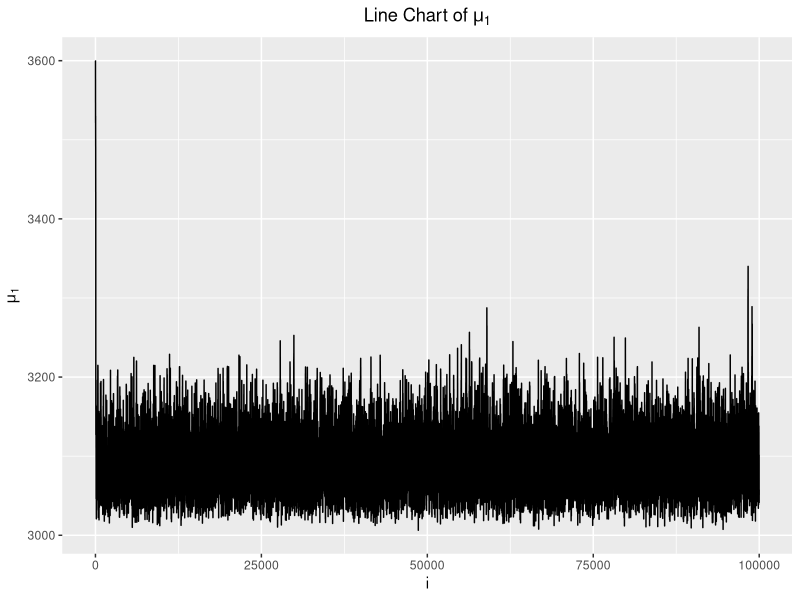

This chart was generated by the following R code: (Note: this script raises an error after producing the figure.)
library(ggplot2)
library(ggpubr)
library(patchwork)
setwd("~/Desktop/modules/Bayesian/cw")
#need to change path if run on your own computer
X <- read.csv('cw.csv')[,2]
##############Data Generation
N <- 100000
##############Posterior 1
res1 <- matrix(0,N,2)
res1[1,] <- c(3600, 250)
for (i in 2:N) {
  #I choose folded normal distribution as proposals for both parameters
  mustar <- abs(rnorm(1, res1[i-1,1],25))
  sigmastar <- abs(rnorm(1, res1[i-1,2],25))
  #loglikelihood
  ratiotop <- sum(dnorm(X, mustar, sigmastar, log = T))
  #prior
  ratiotop <- ratiotop + dbeta((mustar-3000)/600, 4.86, 3.44, log = T)+ dbeta((sigmastar-50)/200, 3, 3, log = T)
  #loglikeihood
  ratiobot <- sum(dnorm(X, res1[i-1,1], res1[i-1,2], log = T))
  #prior
  ratiobot <- ratiobot + dbeta((res1[i-1,1]-3000)/600, 4.86, 3.44, log = T)+ dbeta((res1[i-1,2]-50)/200, 3, 3, log = T)
  if(mustar>=3000 & mustar<=3600 & sigmastar <= 250 & sigmastar >= 50){
    u <- runif(1)
    if(log(u)<(ratiotop-ratiobot)){
      res1[i,] <- c(mustar, sigmastar)
    }else{
      res1[i,] <- res1[i-1,]
    }
  }else{
    res1[i,] <- res1[i-1,]
  }
}
###############Posterior 2
res2 <- matrix(0,N,2)
res2[1,] <- c(3600, 250)
for (i in 2:N) {
  #I choose folded normal distribution as proposals for both parameters as well
  mustar <- abs(rnorm(1, res2[i-1,1],25))
  sigmastar <- abs(rnorm(1, res2[i-1,2],25))
  #loglikelihood
  ratiotop <- sum(dnorm(X, mustar, sigmastar, log = T))
  #prior
  #ratiotop <- ratiotop + dbeta((mustar-3000)/600, 4.86, 3.44, log = T)+ dbeta((sigmastar-50)/200, 3, 3, log = T)
  #loglikeihood
  ratiobot <- sum(dnorm(X, res2[i-1,1], res2[i-1,2], log = T))
  #prior
  #ratiobot <- ratiobot + dbeta((res1[i-1,1]-3000)/600, 4.86, 3.44, log = T)+ dbeta((res1[i-1,2]-50)/200, 3, 3, log = T)
  if(mustar>=3000 & mustar<=3600 & sigmastar <= 250 & sigmastar >= 50){
    u <- runif(1)
    if(log(u)<(ratiotop-ratiobot)){
      res2[i,] <- c(mustar, sigmastar)
    }else{
      res2[i,] <- res2[i-1,]
    }
  }else{
    res2[i,] <- res2[i-1,]
  }
}
###########Analysics for posteriot 1
#drop the burn-in period in 0-10000
mean(res1[10000:100000,1])
var(res1[10000:100000,1])
mean(res1[10000:100000,2])
var(res1[10000:100000,2])
###########Analysics for posteriot 2
mean(res2[10000:100000,1])
var(res2[10000:100000,1])
mean(res2[10000:100000,2])
var(res2[10000:100000,2])
###########Ploting
setwd("~/Desktop/modules/Bayesian/cw/tex")
df1 <- data.frame(res1,index = 1:100000)
colnames(df1)[1:2] <- c('mu', 'sigma')
df2 <- data.frame(res2,index = 1:100000)
colnames(df2)[1:2] <- c('mu', 'sigma')
##########Posterior 1
p11 <- ggplot(df1, aes(x = index, y = mu))+
  geom_line()+labs(x = 'i', y = expression(mu[1]), title = expression('Line Chart of '*mu[1]))+
  theme(plot.title = element_text(hjust = 0.5))
#line chart of mu1
p12 <- ggAcf(df1[,1])+labs(title = expression('ACF of '*mu[1]))+
  theme(plot.title = element_text(hjust = 0.5))
#acf plot of mu1
p14 <- ggplot(df1, aes(x = index, y = sigma))+
  geom_line()+labs(x = 'i', y = expression(sigma[1]), title = expression('Line Chart of '*sigma[1]))+
  theme(plot.title = element_text(hjust = 0.5))
#line chart of sigma1
p15 <- ggAcf(df1[,2])+labs(title = expression('ACF of '*sigma[1]))+
  theme(plot.title = element_text(hjust = 0.5))
#acf plot of sigma1
p1 <- ggarrange(p11,p12, p14, p15, ncol=2,nrow=2)+
  plot_annotation(title = 'Samples from the First Posterior')&
  theme(plot.title = element_text(hjust = 0.5))
#merge all plot into one
ggsave('f1.png', width = 6.9, height = 4)
###########Posterior 2
p21 <- ggplot(df2, aes(x = index, y = mu))+
  geom_line()+labs(x = 'i', y = expression(mu[2]), title = expression('Line Chart of '*mu[2]))+
  theme(plot.title = element_text(hjust = 0.5))
#line chart of mu2
p22 <- ggAcf(df2[,1])+labs(title = expression('ACF of '*mu[2]))+
  theme(plot.title = element_text(hjust = 0.5))
#acf plot of mu2
p24 <- ggplot(df2, aes(x = index, y = sigma))+
  geom_line()+labs(x = 'i', y = expression(sigma[2]), title = expression('Line Chart of '*sigma[2]))+
  theme(plot.title = element_text(hjust = 0.5))
#line chart of sigma2
p25 <- ggAcf(df2[,2])+labs(title = expression('ACF of '*sigma[2]))+
  theme(plot.title = element_text(hjust = 0.5))
#acf plot of sigma2
p2 <- ggarrange(p21,p22, p24, p25, ncol=2,nrow=2)+
  plot_annotation(title = 'Samples from the First Posterior')&
  theme(plot.title = element_text(hjust = 0.5))
#merge all plots
ggsave('f2.png', width = 6.9, height = 4)
##########################predicted distribution
###########distribution 1
pre1 <- NULL
for (i in 10000:100000) {
  mup <- res1[,1][i]
  sigmap <- res1[,2][i]
  pre1 <- c(pre1, rnorm(1, mup, sigmap))
}
###########distribution 2
pre2 <- NULL
for (i in 10000:100000) {
  mup <- res2[,1][i]
  sigmap <- res2[,2][i]
  pre2 <- c(pre2, rnorm(1, mup, sigmap))
}
############plot
#draw predicted distribution
dfpre <- data.frame(p1 = pre1, p2 = pre2)
p31 <- ggplot(dfpre,aes(x = p1, y = ..density..))+
  geom_histogram(bins = 50, fill = "cornsilk", colour = "grey60")+
  xlab('x')+ylab(expression(f[1](x)))
p32 <- ggplot(dfpre,aes(x = p2, y = ..density..))+
  geom_histogram(bins = 50, fill = "cornsilk", colour = "grey60")+
  xlab('x')+ylab(expression(f[2](x)))
p3 <- ggarrange(p31, p32, nrow=2)+
  plot_annotation(title = 'Predictive Distribution from Two Posteriors')&
  theme(plot.title = element_text(hjust = 0.5))
ggsave('f3.png', width = 6.9, height = 4)
